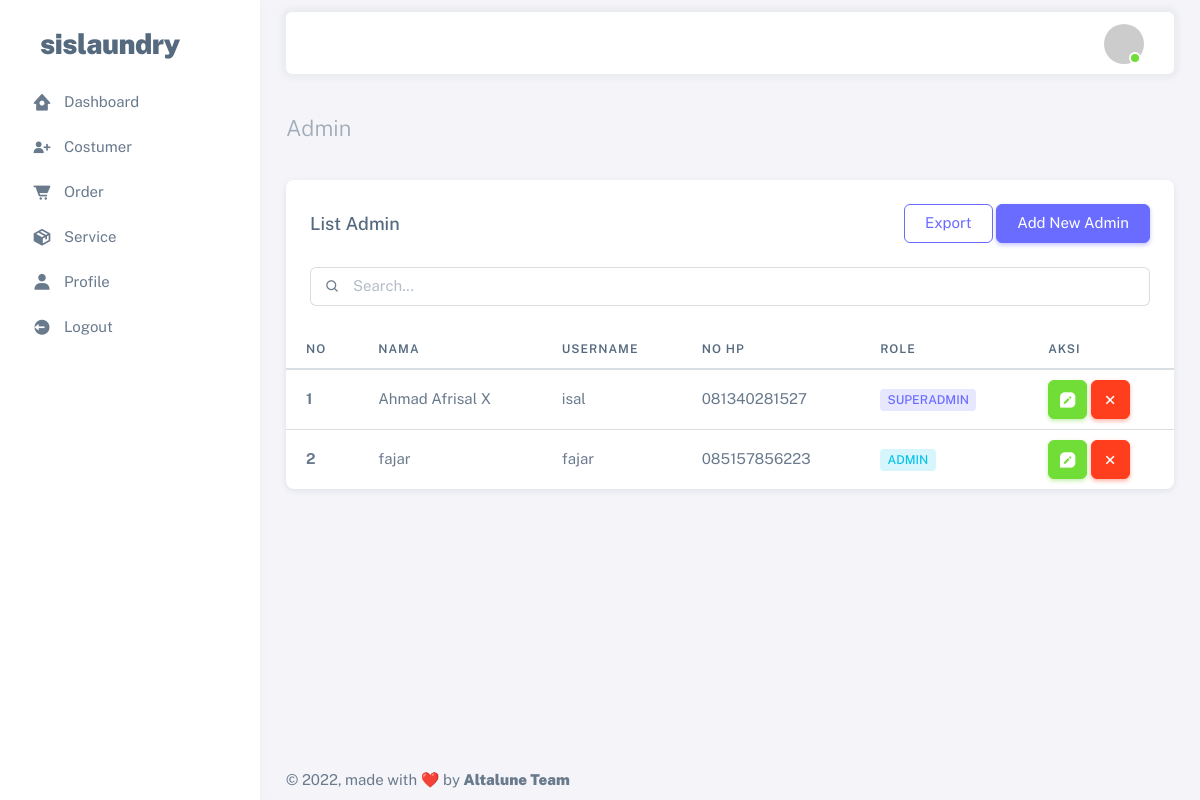
The app's page /admin/index.php (signed in) with its own data.
### tables this page shows
CREATE TABLE `users` (
  `id` int(11) NOT NULL,
  `name` varchar(255) NOT NULL,
  `username` varchar(30) NOT NULL,
  `phone_number` varchar(12) NOT NULL,
  `password` text NOT NULL,
  `roles` enum('SUPERADMIN','ADMIN') NOT NULL
);

### admin/index.php (the view, shortened to what this page needs)
<?php
  include '../config.php';
?>
<!DOCTYPE html>
<html
  lang="en"
  class="light-style layout-menu-fixed"
  dir="ltr"
  data-theme="theme-default"
  data-assets-path="../assets/"
  data-template="vertical-menu-template-free"
>
  <head>
    <link rel="stylesheet" href="../assets/vendor/fonts/boxicons.css" />
    <link rel="stylesheet" href="../assets/vendor/css/core.css" class="template-customizer-core-css" />
    <link rel="stylesheet" href="../assets/vendor/css/theme-default.css" class="template-customizer-theme-css" />
    <link rel="stylesheet" href="../assets/css/demo.css" />
    <link rel="stylesheet" href="../assets/vendor/libs/perfect-scrollbar/perfect-scrollbar.css" />
    <link rel="stylesheet" href="../assets/vendor/libs/apex-charts/apex-charts.css" />
  </head>
  <body>
    <div class="layout-wrapper layout-content-navbar">
      <div class="layout-container">
        <aside id="layout-menu" class="layout-menu menu-vertical menu bg-menu-theme">
          <div class="app-brand demo">
            <a href="index.php" class="app-brand-link">
              <span class="app-brand-text demo menu-text fw-bolder ms-2">SISlaundry</span>
            </a>
          </div>
          <ul class="menu-inner py-1">
            <li class="menu-item ">
                <a href="../dashboard.php" class="menu-link">
                <i class="menu-icon tf-icons bx bxs-home-circle"></i>
                <div data-i18n="Analytics">Dashboard</div>
                </a>
            </li>
            <li class="menu-item">
                <a href="../costumer/index.php" class="menu-link">
                <i class="menu-icon tf-icons bx bxs-user-plus"></i>
                <div data-i18n="Analytics">Costumer</div>
                </a>
            </li>
            <li class="menu-item">
                <a href="../order/index.php" class="menu-link">
                <i class="menu-icon tf-icons bx bxs-cart-alt"></i>
                <div data-i18n="Analytics">Order</div>
                </a>
            </li>
            <li class="menu-item">
                <a href="../service/index.php" class="menu-link">
                <i class="menu-icon tf-icons bx bxs-package"></i>
                <div data-i18n="Analytics">Service</div>
                </a>
            </li>
            <li class="menu-item">
                <a href="../profile/profile.php" class="menu-link">
                <i class="menu-icon tf-icons bx bxs-user"></i>
                <div data-i18n="Analytics">Profile</div>
                </a>
            </li>
            <li class="menu-item">
                <a href="../logout.php" class="menu-link">
                <i class="menu-icon tf-icons bx bxs-log-out-circle"></i>
                <div data-i18n="Analytics">Logout</div>
                </a>
            </li>
          </ul>
        </aside>
        <div class="layout-page">
          <nav
            class="layout-navbar container-xxl navbar navbar-expand-xl navbar-detached align-items-center bg-navbar-theme"
            id="layout-navbar"
          >
            <div class="navbar-nav-right d-flex align-items-center" id="navbar-collapse">
              <ul class="navbar-nav flex-row align-items-center ms-auto">
                <li class="nav-item navbar-dropdown dropdown-user dropdown">
                <a class="nav-link dropdown-toggle hide-arrow" href="javascript:void(0);" data-bs-toggle="dropdown">
                    <div class="avatar avatar-online">
                        <img src="https://ui-avatars.com/api/?name=<?= $_SESSION["username"]; ?>" alt class="w-px-40 h-auto rounded-circle" />
                    </div>
                </a>
                </li>
              </ul>
            </div>
          </nav>
          <div class="content-wrapper">
            <div class="container-xxl flex-grow-1 container-p-y">
              <h4 class="fw-bold py-3 mb-4"><span class="text-muted fw-light">Admin</h4>
              <div class="card">
                <div class="card-header d-flex justify-content-between align-items-center">
                  <h5 class="mb-0">List Admin</h5>
                  <div class="d-grid gap-2 d-md-block float-end">
                    <button class="btn btn-outline-primary" type="button">Export</button>
                    <a href="create.php" class="btn btn-primary" >Add New Admin</a>
                  </div>
                </div>
                    <div class="card-body demo-vertical-spacing demo-only-element">
                      <div class="input-group input-group-merge">
                        <span class="input-group-text" id="basic-addon-search31"><i class="bx bx-search"></i></span>
                        <input
                          type="text"
                          class="form-control"
                          placeholder="Search..."
                          aria-label="Search..."
                          aria-describedby="basic-addon-search31"
                        />
                      </div>
                    </div>
                <div class="table-responsive text-nowrap">
                  <table class="table" id="example" >
                    <thead>
                      <tr>
                        <th>No</th>
                        <th>Nama</th>
                        <th>Username</th>
                        <th>No HP</th>
                        <th>Role</th>
                        <th>Aksi</th>
                      </tr>
                    </thead>
                    <tbody class="table-border-bottom-0">
                      <?php
                        $no = 1;
                        $query = mysqli_query($config, "SELECT * FROM users");
                        while($data = mysqli_fetch_array($query)) {
                      ?>
                      <tr>
                        <td><strong><?= $no++; ?></strong></td>
                        <td><?= $data['name']; ?></td>
                        <td><?= $data['username']; ?></td>
                        <td><?= $data['phone_number']; ?></td>
                        <td>
                          <?php
                            if($data['roles'] == 'SUPERADMIN') {
                              echo '<span class="badge bg-label-primary me-1">SUPERADMIN</span>';
                            } else {
                              echo '<span class="badge bg-label-info me-1">ADMIN</span>';
                            }
                          ?>
                        </td>
                        <td>
                          <a href="edit.php?id=<?= $data['id'];?>" class="btn  btn-icon btn-success">
                            <span class="tf-icons bx bxs-message-square-edit"></span>
                          </a>
                          <a href="delete.php?id=<?= $data['id'] ;?>" class="btn btn-icon btn-danger alert_notif">
                            <span class="tf-icons bx bx-x"></span>
                          </a>
                        </td>
                      </tr>
                      <?php
                        }
                      ?>
                  </table>
                </div>
              </div>
            </div>
            <footer class="content-footer footer bg-footer-theme">
              <div class="container-xxl d-flex flex-wrap justify-content-between py-2 flex-md-row flex-column">
                <div class="mb-2 mb-md-0">
                  © 2022, made with ❤️ by
                  <a href="#" class="footer-link fw-bolder">Altalune Team</a>
                </div>
              </div>
            </footer>
          </div>
        </div>
      </div>
    </div>
  </body>
</html>

### assets/css/demo.css (style rules this page uses)
.menu .app-brand.demo { height: 64px; margin-top: 12px; }
.app-brand-text.demo { font-size: 1.75rem; letter-spacing: -0.5px; text-transform: lowercase; }
.demo-vertical-spacing > * { margin-top: 1rem !important; margin-bottom: 0 !important; }
.demo-vertical-spacing.demo-only-element > :first-child { margin-top: 0 !important; }

### records on screen
users: name "Ahmad Afrisal X", username "isal", phone_number "081340281527", roles "SUPERADMIN"
users: name "fajar", username "fajar", phone_number "085157856223", roles "ADMIN"
